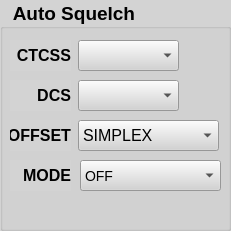
     <widget class="QGroupBox" name="Squelch_groupBox">
      <property name="geometry">
       <rect>
        <x>1135</x>
        <y>315</y>
        <width>231</width>
        <height>231</height>
       </rect>
      </property>
      <property name="font">
       <font>
        <pointsize>14</pointsize>
        <bold>true</bold>
       </font>
      </property>
      <property name="styleSheet">
       <string notr="true">QWidget{ background-color: lightgray;}</string>
      </property>
      <property name="title">
       <string>  Auto Squelch</string>
      </property>
      <widget class="QLabel" name="Squelch_label_1">
       <property name="geometry">
        <rect>
         <x>10</x>
         <y>40</y>
         <width>61</width>
         <height>31</height>
        </rect>
       </property>
       <property name="font">
        <font>
         <pointsize>12</pointsize>
         <bold>true</bold>
        </font>
       </property>
       <property name="text">
        <string>CTCSS</string>
       </property>
       <property name="alignment">
        <set>Qt::AlignmentFlag::AlignRight|Qt::AlignmentFlag::AlignTrailing|Qt::AlignmentFlag::AlignVCenter</set>
       </property>
       <property name="wordWrap">
        <bool>true</bool>
       </property>
      </widget>
      <widget class="QLabel" name="Squelch_label_2">
       <property name="geometry">
        <rect>
         <x>10</x>
         <y>80</y>
         <width>61</width>
         <height>31</height>
        </rect>
       </property>
       <property name="font">
        <font>
         <pointsize>12</pointsize>
         <bold>true</bold>
        </font>
       </property>
       <property name="text">
        <string>DCS</string>
       </property>
       <property name="alignment">
        <set>Qt::AlignmentFlag::AlignRight|Qt::AlignmentFlag::AlignTrailing|Qt::AlignmentFlag::AlignVCenter</set>
       </property>
       <property name="wordWrap">
        <bool>true</bool>
       </property>
      </widget>
      <widget class="QComboBox" name="Squelch_CTCSS_comboBox">
       <property name="geometry">
        <rect>
         <x>78</x>
         <y>40</y>
         <width>101</width>
         <height>31</height>
        </rect>
       </property>
       <property name="styleSheet">
        <string notr="true">QComboBox{ font-family: &quot;Arial&quot;; font-size: 16px;}</string>
       </property>
      </widget>
      <widget class="QComboBox" name="Squelch_DCS_comboBox">
       <property name="geometry">
        <rect>
         <x>78</x>
         <y>80</y>
         <width>101</width>
         <height>31</height>
        </rect>
       </property>
       <property name="styleSheet">
        <string notr="true">QComboBox{ font-family: &quot;Arial&quot;; font-size: 16px;}</string>
       </property>
      </widget>
      <widget class="QLabel" name="Squelch_label_3">
       <property name="geometry">
        <rect>
         <x>10</x>
         <y>120</y>
         <width>61</width>
         <height>31</height>
        </rect>
       </property>
       <property name="font">
        <font>
         <pointsize>12</pointsize>
         <bold>true</bold>
        </font>
       </property>
       <property name="text">
        <string>OFFSET</string>
       </property>
       <property name="alignment">
        <set>Qt::AlignmentFlag::AlignRight|Qt::AlignmentFlag::AlignTrailing|Qt::AlignmentFlag::AlignVCenter</set>
       </property>
       <property name="wordWrap">
        <bool>true</bool>
       </property>
      </widget>
      <widget class="QComboBox" name="Squelch_offset_comboBox">
       <property name="geometry">
        <rect>
         <x>78</x>
         <y>120</y>
         <width>141</width>
         <height>31</height>
        </rect>
       </property>
       <property name="styleSheet">
        <string notr="true">QComboBox{ font-family: &quot;Arial&quot;; font-size: 16px;}</string>
       </property>
       <item>
        <property name="text">
         <string>SIMPLEX</string>
        </property>
       </item>
       <item>
        <property name="text">
         <string>PLUS SHIFT</string>
        </property>
       </item>
       <item>
        <property name="text">
         <string>MINUS SHIFT</string>
        </property>
       </item>
      </widget>
      <widget class="QLabel" name="Squelch_label_4">
       <property name="geometry">
        <rect>
         <x>10</x>
         <y>160</y>
         <width>61</width>
         <height>31</height>
        </rect>
       </property>
       <property name="font">
        <font>
         <pointsize>12</pointsize>
         <bold>true</bold>
        </font>
       </property>
       <property name="text">
        <string>MODE</string>
       </property>
       <property name="alignment">
        <set>Qt::AlignmentFlag::AlignRight|Qt::AlignmentFlag::AlignTrailing|Qt::AlignmentFlag::AlignVCenter</set>
       </property>
       <property name="wordWrap">
        <bool>true</bool>
       </property>
      </widget>
      <widget class="QComboBox" name="Squelch_mode_comboBox">
       <property name="geometry">
        <rect>
         <x>80</x>
         <y>160</y>
         <width>141</width>
         <height>31</height>
        </rect>
       </property>
       <property name="styleSheet">
        <string notr="true">QComboBox{ font-family: &quot;Arial&quot;; font-size: 14px;}</string>
       </property>
       <item>
        <property name="text">
         <string>OFF</string>
        </property>
       </item>
       <item>
        <property name="text">
         <string>CTCSS ENC/DEC</string>
        </property>
       </item>
       <item>
        <property name="text">
         <string>CTCSS ENC</string>
        </property>
       </item>
       <item>
        <property name="text">
         <string>DCS ENC/DEC</string>
        </property>
       </item>
       <item>
        <property name="text">
         <string>DCS ENC</string>
        </property>
       </item>
      </widget>
     </widget>
